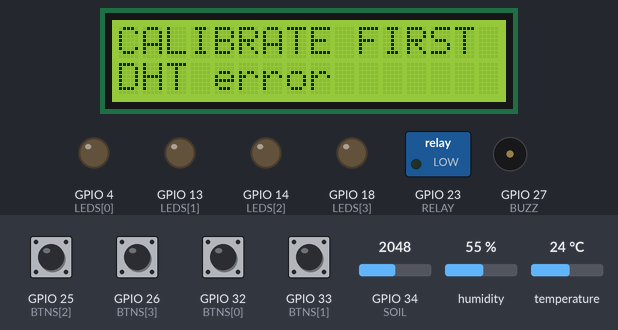
Simulated run of this sketch. Board: ESP32. On the bench: 16×2 character LCD, switched loads named in the sketch (green lamp = pin HIGH), output pins drawn as LEDs (lit = HIGH), buzzer (waves = sounding). The test bench sets the inputs (shaded band); at power-on: GPIO 25 (BTNS[2]), GPIO 26 (BTNS[3]), GPIO 32 (BTNS[0]), GPIO 33 (BTNS[1]) HIGH, humidity 55 %, temperature 24 °C, GPIO 34 (SOIL) = 2048 (analog values on the 0–4095 scale). WiFi joins after 1.5 s; servers stay silent unless stated; uploads are accepted with an empty reply; what the sketch prints to the serial monitor is not drawn.

Above: at 1.2 s.
1.3 s: GPIO 32 (BTNS[0]) pulled LOW for 0.15 s
At 3.6 s:
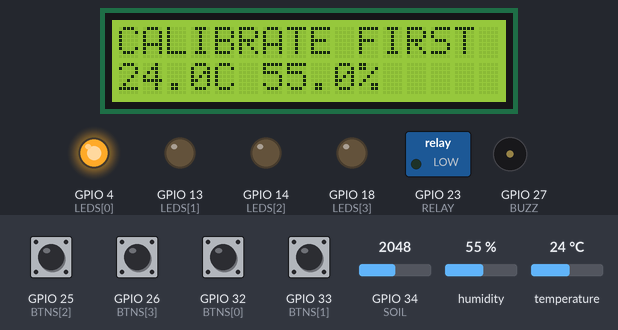
7.5 s: humidity set to 22 %
At 9.4 s:
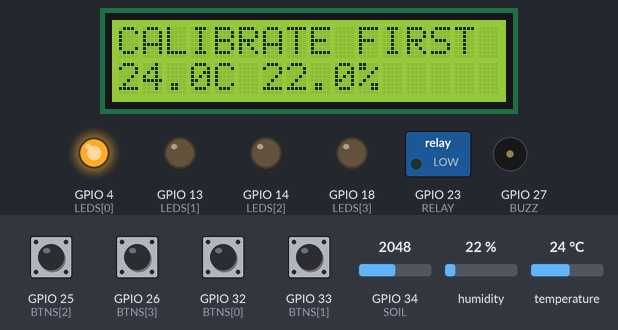
10.6 s: temperature set to 12 °C
At 12.9 s:
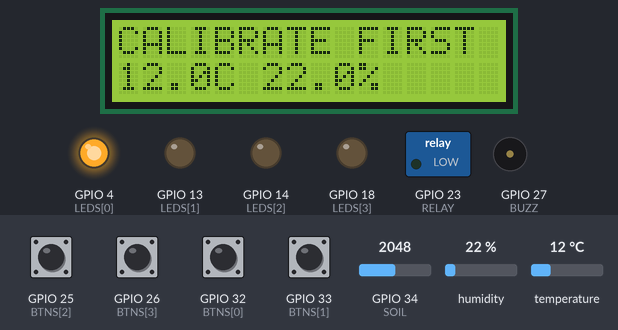
13.6 s: GPIO 32 (BTNS[0]) pulled LOW for 1 s
At 14.7 s:
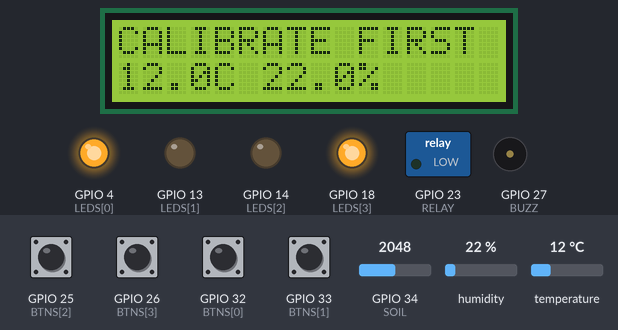
16.5 s: humidity set to 40 %
At 18.7 s:
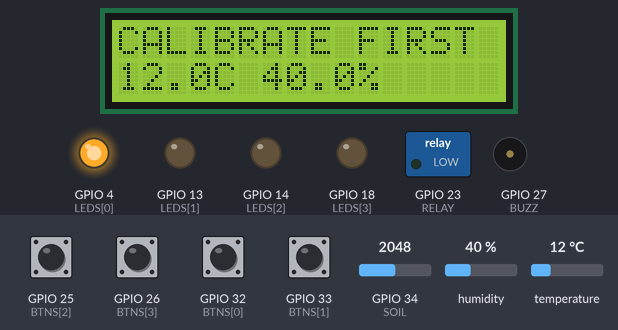
19.6 s: temperature set to 19 °C
At 22.2 s:
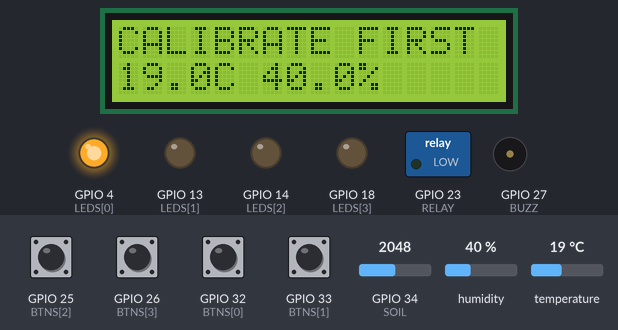
Timing chart, 0 to 23.6 s (numbered marks = the images above; inputs shaded):
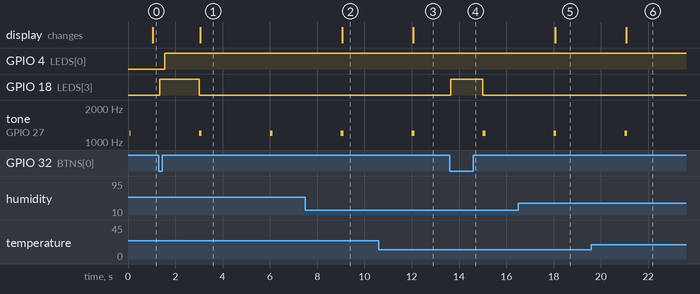

Measured:
- after the input at 1.3 s, GPIO 18 (LEDS[3]): LOW → HIGH at once, → LOW 1.7 s later
- after the input at 7.5 s, the display: changes after 1.6 s (image 2)
- after the input at 10.6 s, the display: changes after 1.5 s (image 3)
- after the input at 13.6 s, GPIO 18 (LEDS[3]): LOW → HIGH at once, → LOW 1.4 s later
- after the input at 16.5 s, the display: changes after 1.6 s (image 5)
- after the input at 19.6 s, the display: changes after 1.5 s (image 6)
- by itself, tone on GPIO 27 (BUZZ): alternates 1200 Hz for 0.11 s and silent for 2.9 s

The sketch:

SmartFarm.ino
```cpp
#include <Wire.h>
#include <LiquidCrystal_I2C.h>
#include <DHT.h>
const int SOIL=34,DHTPIN=16,SDA_PIN=21,SCL_PIN=22,RELAY=23,BUZZ=27;
const int LEDS[]={4,13,14,18}, BTNS[]={32,33,25,26};

#include <WiFi.h>
#include <HTTPClient.h>
#include <freertos/FreeRTOS.h>
#include <freertos/queue.h>
const char* SSID="YOUR_2.4GHz_WIFI";
const char* PASS="YOUR_WIFI_PASSWORD";
const char* URL="http://192.168.0.100:8000/api/sample"; // replace PC IPv4
const char* TEAM="team01";
struct Sample {float t,h; int soil,leds,buttons,pump,mode;};
QueueHandle_t samples;
void networkTask(void*) {
  for(;;){
    if(WiFi.status()!=WL_CONNECTED){WiFi.begin(SSID,PASS);vTaskDelay(pdMS_TO_TICKS(5000));continue;}
    Sample s;
    if(xQueueReceive(samples,&s,pdMS_TO_TICKS(1000))==pdTRUE){
      char body[256];
      snprintf(body,sizeof(body),"device=%s&temperature=%.2f&humidity=%.2f&soil=%d&leds=%d&buttons=%d&pump=%d&mode=%d",TEAM,s.t,s.h,s.soil,s.leds,s.buttons,s.pump,s.mode);
      HTTPClient http;http.setConnectTimeout(800);http.setTimeout(1000);
      if(http.begin(URL)){http.addHeader("Content-Type","application/x-www-form-urlencoded");int status=http.POST(body);Serial.printf("HTTP %d\n",status);http.end();}
    }
  }
}
void startNetwork(){
  samples=xQueueCreate(1,sizeof(Sample));if(!samples){Serial.println("Queue failed");return;}
  WiFi.mode(WIFI_STA);xTaskCreate(networkTask,"network",4096,nullptr,1,nullptr);
}
void sendSample(Sample s){if(samples)xQueueOverwrite(samples,&s);}

bool observed[4]={HIGH,HIGH,HIGH,HIGH},stable[4]={HIGH,HIGH,HIGH,HIGH};
unsigned long changed[4]={0,0,0,0};
void action(int i);
void pollButtons(){for(int i=0;i<4;i++){bool v=digitalRead(BTNS[i]);if(v!=observed[i]){observed[i]=v;changed[i]=millis();}if(v!=stable[i]&&millis()-changed[i]>=40){stable[i]=v;if(!v)action(i);}}}
int buttonMask(){int mask=0;for(int i=0;i<4;i++)if(!stable[i])mask|=1<<i;return mask;}
int ledMask(){int mask=0;for(int i=0;i<4;i++)if(digitalRead(LEDS[i]))mask|=1<<i;return mask;}

const bool CALIBRATED=false,PUMP_CONNECTED=false;
// Set measured values and CALIBRATED=true after soil experiment.
// PUMP_CONNECTED=true only after instructor supervised relay/pump test.
const int DRY=3000,WET=1200;
const unsigned long MAX_RUN=3000,REST=20000;
DHT dht(DHTPIN,DHT22);LiquidCrystal_I2C lcd(0x27,16,2);
bool pump=false,autoMode=false,valid=false;
int threshold=35,moisture=-1,raw=0;
float t=NAN,h=NAN;
unsigned long started=0,lastStop=0,lastSample=0,lastLCD=0;
void stopPump(){digitalWrite(RELAY,LOW);if(pump){pump=false;lastStop=millis();}}
void startPump(){if(PUMP_CONNECTED&&valid&&!pump&&millis()-lastStop>=REST){started=millis();pump=true;digitalWrite(RELAY,HIGH);}}
void action(int i){if(i==0){autoMode=!autoMode;stopPump();}if(i==1){autoMode=false;startPump();}if(i==2){autoMode=false;stopPump();}if(i==3)threshold=threshold>=60?20:threshold+5;}
void sample(){long sum=0;for(int i=0;i<16;i++)sum+=analogRead(SOIL);raw=sum/16;valid=CALIBRATED&&abs(DRY-WET)>100&&raw>15&&raw<4080;
moisture=valid?constrain((int)(100.0*(raw-DRY)/(WET-DRY)),0,100):-1;t=dht.readTemperature();h=dht.readHumidity();if(!valid){autoMode=false;stopPump();}}
void setup(){digitalWrite(RELAY,LOW);pinMode(RELAY,OUTPUT);Serial.begin(115200);analogReadResolution(12);for(int i=0;i<4;i++){pinMode(LEDS[i],OUTPUT);pinMode(BTNS[i],INPUT_PULLUP);}pinMode(BUZZ,OUTPUT);dht.begin();Wire.begin(SDA_PIN,SCL_PIN);lcd.init();lcd.backlight();lastStop=millis();startNetwork();}
void loop(){
  pollButtons();unsigned long now=millis();
  if(pump&&(now-started>=MAX_RUN||!valid||(autoMode&&moisture>=threshold+10)))stopPump();
  if(now-lastSample>=3000){lastSample=now;sample();if(!isnan(t)&&!isnan(h))sendSample({t,h,moisture,ledMask(),buttonMask(),pump,autoMode});Serial.printf("ADC=%d soil=%d pump=%d\n",raw,moisture,pump);}
  if(autoMode&&valid&&moisture<threshold)startPump();
  bool alarm=!valid||isnan(t)||isnan(h);
  digitalWrite(LEDS[0],WiFi.status()==WL_CONNECTED);
  digitalWrite(LEDS[1],valid&&moisture<threshold);
  digitalWrite(LEDS[2],pump);digitalWrite(LEDS[3],autoMode);
  // Short alarm beep. Keep loop free from network waits.
  if(alarm&&now%3000<120)tone(BUZZ,1200);else noTone(BUZZ);
  if(now-lastLCD>=1000){lastLCD=now;char row[17];lcd.setCursor(0,0);lcd.print("                ");lcd.setCursor(0,0);if(valid){snprintf(row,sizeof(row),"Soil:%3d%% %s",moisture,pump?"ON":"OFF");lcd.print(row);}else lcd.print("CALIBRATE FIRST");lcd.setCursor(0,1);lcd.print("                ");lcd.setCursor(0,1);if(isnan(t)||isnan(h))lcd.print("DHT error");else{snprintf(row,sizeof(row),"%4.1fC %4.1f%%",t,h);lcd.print(row);}}
}
```
